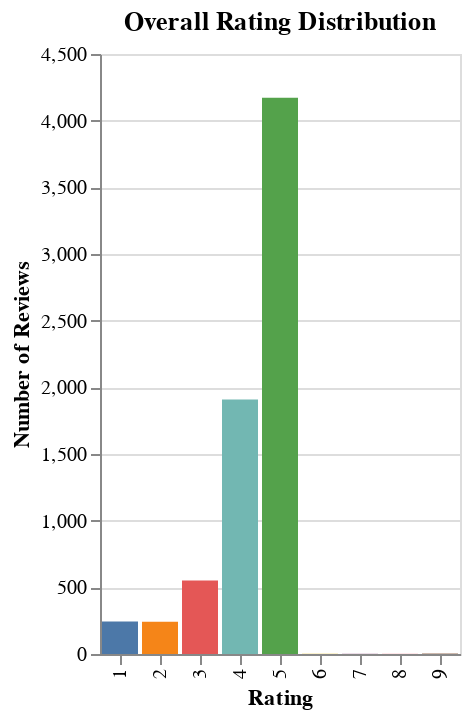

Notebook source saved alongside this figure:
### Code cell
ratings_chart = alt.Chart(ratings_count).mark_bar().encode(
    x = alt.X("index:N", title="Rating"),
    y = alt.Y("count:Q", title="Number of Reviews"),
    color = alt.Color("index:N", legend=None)
).properties(
    title = "Overall Rating Distribution"
)
ratings_chart

### Figure 1 — Vega-Lite specification as saved in the notebook (floating-point values rounded to 4 significant figures)
{"config": {"view": {"continuousWidth": 400, "continuousHeight": 300}}, "data": {"name": "data-d06615efc3af87963b60008f4599ffbf"}, "mark": "bar", "encoding": {"color": {"field": "index", "legend": null, "type": "nominal"}, "x": {"field": "index", "title": "Rating", "type": "nominal"}, "y": {"field": "count", "title": "Number of Reviews", "type": "quantitative"}}, "title": "Overall Rating Distribution", "$schema": "https://vega.github.io/schema/vega-lite/v4.17.0.json", "datasets": {"data-d06615efc3af87963b60008f4599ffbf": [{"index": 5.0, "count": 4172}, {"index": 4.0, "count": 1908}, {"index": 3.0, "count": 552}, {"index": 1.0, "count": 244}, {"index": 2.0, "count": 241}, {"index": 9.0, "count": 4}, {"index": 8.0, "count": 2}, {"index": 7.0, "count": 2}, {"index": 6.0, "count": 1}]}}
